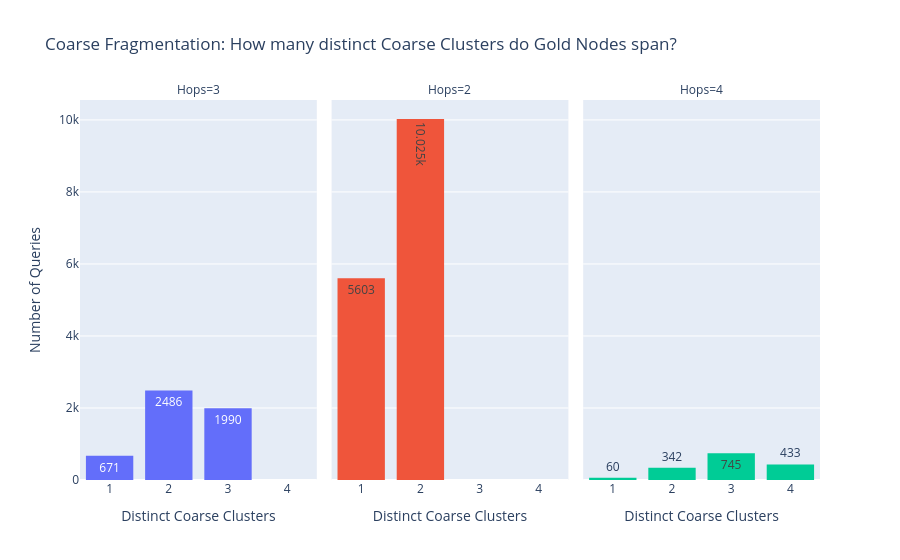
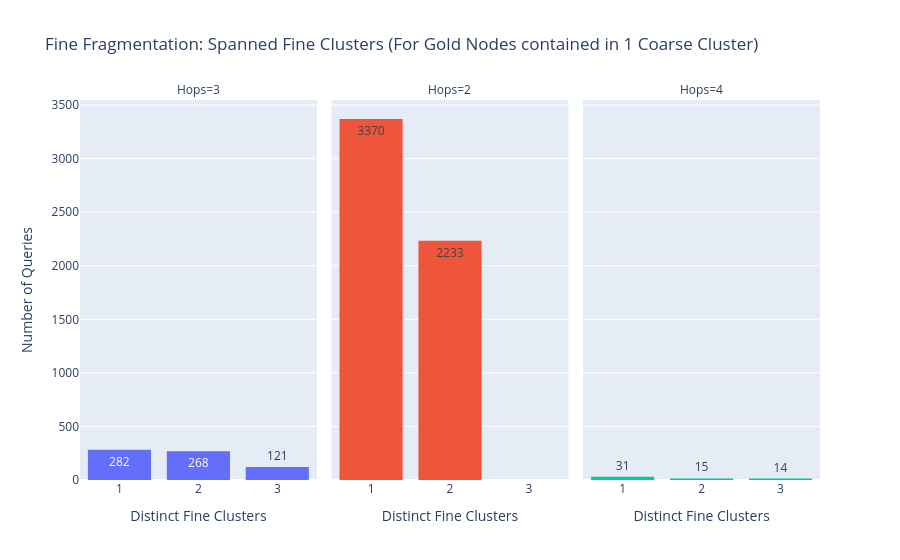

Write notebook code for charts like these, in order.
### Code cell
# ==========================================
# Chart 1: Coarse Cluster Spread per Query
# ==========================================
fig1 = px.histogram(
    df_plot,
    x='spanned_coarse_count',
    facet_col='n_hops',          # Creates separate side-by-side plots for 2, 3, 4
    color='n_hops',              # Colors them differently for easy reading
    title="Coarse Fragmentation: How many distinct Coarse Clusters do Gold Nodes span?",
    labels={'spanned_coarse_count': 'Distinct Coarse Clusters', 'n_hops': 'Hops'},
    text_auto=True
)

# Force X-axis to be discrete categorical buckets (1, 2, 3...)
fig1.update_xaxes(type='category', categoryorder='category ascending')
fig1.update_layout(showlegend=False, yaxis_title="Number of Queries")
fig1.show()


# ==========================================
# Chart 2: Fine Cluster Spread (ONLY for Queries contained in 1 Coarse Cluster)
# ==========================================
# Filter strictly for queries where all gold nodes fell into a SINGLE coarse cluster
df_contained = df_plot[df_plot['spanned_coarse_count'] == 1].copy()

fig2 = px.histogram(
    df_contained,
    x='spanned_fine_count',
    facet_col='n_hops',
    color='n_hops',
    title="Fine Fragmentation: Spanned Fine Clusters (For Gold Nodes contained in 1 Coarse Cluster)",
    labels={'spanned_fine_count': 'Distinct Fine Clusters', 'n_hops': 'Hops'},
    text_auto=True
)

fig2.update_xaxes(type='category', categoryorder='category ascending')
fig2.update_layout(showlegend=False, yaxis_title="Number of Queries")
fig2.show()

### Figure 1 — Plotly figure (JSON) as saved in the notebook; plotly's stock layout.template omitted (floating-point values rounded to 4 significant figures; data arrays with more than 128 entries replaced by an {"elided": "..."} marker saying what was removed)
{"data": [{"bingroup": "x", "hovertemplate": "Hops=3<br>Distinct Coarse Clusters=%{x}<br>count=%{y}<extra></extra>", "legendgroup": "3", "marker": {"color": "#636efa", "pattern": {"shape": ""}}, "name": "3", "orientation": "v", "showlegend": true, "texttemplate": "%{value}", "type": "histogram", "x": {"elided": "5147 int values"}, "xaxis": "x", "yaxis": "y"}, {"bingroup": "x", "hovertemplate": "Hops=2<br>Distinct Coarse Clusters=%{x}<br>count=%{y}<extra></extra>", "legendgroup": "2", "marker": {"color": "#EF553B", "pattern": {"shape": ""}}, "name": "2", "orientation": "v", "showlegend": true, "texttemplate": "%{value}", "type": "histogram", "x": {"elided": "15628 int values"}, "xaxis": "x2", "yaxis": "y2"}, {"bingroup": "x", "hovertemplate": "Hops=4<br>Distinct Coarse Clusters=%{x}<br>count=%{y}<extra></extra>", "legendgroup": "4", "marker": {"color": "#00cc96", "pattern": {"shape": ""}}, "name": "4", "orientation": "v", "showlegend": true, "texttemplate": "%{value}", "type": "histogram", "x": {"elided": "1580 int values"}, "xaxis": "x3", "yaxis": "y3"}], "layout": {"annotations": [{"font": {}, "showarrow": false, "text": "Hops=3", "x": 0.16, "xanchor": "center", "xref": "paper", "y": 1, "yanchor": "bottom", "yref": "paper"}, {"font": {}, "showarrow": false, "text": "Hops=2", "x": 0.5, "xanchor": "center", "xref": "paper", "y": 1, "yanchor": "bottom", "yref": "paper"}, {"font": {}, "showarrow": false, "text": "Hops=4", "x": 0.84, "xanchor": "center", "xref": "paper", "y": 1, "yanchor": "bottom", "yref": "paper"}], "barmode": "relative", "legend": {"title": {"text": "Hops"}, "tracegroupgap": 0}, "showlegend": false, "title": {"text": "Coarse Fragmentation: How many distinct Coarse Clusters do Gold Nodes span?"}, "xaxis": {"anchor": "y", "categoryorder": "category ascending", "domain": [0, 0.32], "title": {"text": "Distinct Coarse Clusters"}, "type": "category"}, "xaxis2": {"anchor": "y2", "categoryorder": "category ascending", "domain": [0.34, 0.66], "matches": "x", "title": {"text": "Distinct Coarse Clusters"}, "type": "category"}, "xaxis3": {"anchor": "y3", "categoryorder": "category ascending", "domain": [0.68, 1.0], "matches": "x", "title": {"text": "Distinct Coarse Clusters"}, "type": "category"}, "yaxis": {"anchor": "x", "domain": [0, 1], "title": {"text": "Number of Queries"}}, "yaxis2": {"anchor": "x2", "domain": [0, 1], "matches": "y", "showticklabels": false}, "yaxis3": {"anchor": "x3", "domain": [0, 1], "matches": "y", "showticklabels": false}}}

### Figure 2 — Plotly figure (JSON) as saved in the notebook; plotly's stock layout.template omitted (floating-point values rounded to 4 significant figures; data arrays with more than 128 entries replaced by an {"elided": "..."} marker saying what was removed)
{"data": [{"bingroup": "x", "hovertemplate": "Hops=3<br>Distinct Fine Clusters=%{x}<br>count=%{y}<extra></extra>", "legendgroup": "3", "marker": {"color": "#636efa", "pattern": {"shape": ""}}, "name": "3", "orientation": "v", "showlegend": true, "texttemplate": "%{value}", "type": "histogram", "x": {"elided": "671 int values"}, "xaxis": "x", "yaxis": "y"}, {"bingroup": "x", "hovertemplate": "Hops=2<br>Distinct Fine Clusters=%{x}<br>count=%{y}<extra></extra>", "legendgroup": "2", "marker": {"color": "#EF553B", "pattern": {"shape": ""}}, "name": "2", "orientation": "v", "showlegend": true, "texttemplate": "%{value}", "type": "histogram", "x": {"elided": "5603 int values"}, "xaxis": "x2", "yaxis": "y2"}, {"bingroup": "x", "hovertemplate": "Hops=4<br>Distinct Fine Clusters=%{x}<br>count=%{y}<extra></extra>", "legendgroup": "4", "marker": {"color": "#00cc96", "pattern": {"shape": ""}}, "name": "4", "orientation": "v", "showlegend": true, "texttemplate": "%{value}", "type": "histogram", "x": [2, 2, 3, 1, 3, 1, 2, 2, 3, 2, 3, 2, 2, 3, 2, 1, 3, 2, 3, 2, 1, 3, 2, 3, 2, 1, 1, 3, 2, 3, 2, 1, 1, 1, 1, 1, 1, 1, 1, 3, 1, 3, 1, 1, 1, 1, 1, 1, 1, 2, 1, 3, 1, 1, 1, 1, 1, 1, 1, 1], "xaxis": "x3", "yaxis": "y3"}], "layout": {"annotations": [{"font": {}, "showarrow": false, "text": "Hops=3", "x": 0.16, "xanchor": "center", "xref": "paper", "y": 1, "yanchor": "bottom", "yref": "paper"}, {"font": {}, "showarrow": false, "text": "Hops=2", "x": 0.5, "xanchor": "center", "xref": "paper", "y": 1, "yanchor": "bottom", "yref": "paper"}, {"font": {}, "showarrow": false, "text": "Hops=4", "x": 0.84, "xanchor": "center", "xref": "paper", "y": 1, "yanchor": "bottom", "yref": "paper"}], "barmode": "relative", "legend": {"title": {"text": "Hops"}, "tracegroupgap": 0}, "showlegend": false, "title": {"text": "Fine Fragmentation: Spanned Fine Clusters (For Gold Nodes contained in 1 Coarse Cluster)"}, "xaxis": {"anchor": "y", "categoryorder": "category ascending", "domain": [0, 0.32], "title": {"text": "Distinct Fine Clusters"}, "type": "category"}, "xaxis2": {"anchor": "y2", "categoryorder": "category ascending", "domain": [0.34, 0.66], "matches": "x", "title": {"text": "Distinct Fine Clusters"}, "type": "category"}, "xaxis3": {"anchor": "y3", "categoryorder": "category ascending", "domain": [0.68, 1.0], "matches": "x", "title": {"text": "Distinct Fine Clusters"}, "type": "category"}, "yaxis": {"anchor": "x", "domain": [0, 1], "title": {"text": "Number of Queries"}}, "yaxis2": {"anchor": "x2", "domain": [0, 1], "matches": "y", "showticklabels": false}, "yaxis3": {"anchor": "x3", "domain": [0, 1], "matches": "y", "showticklabels": false}}}
